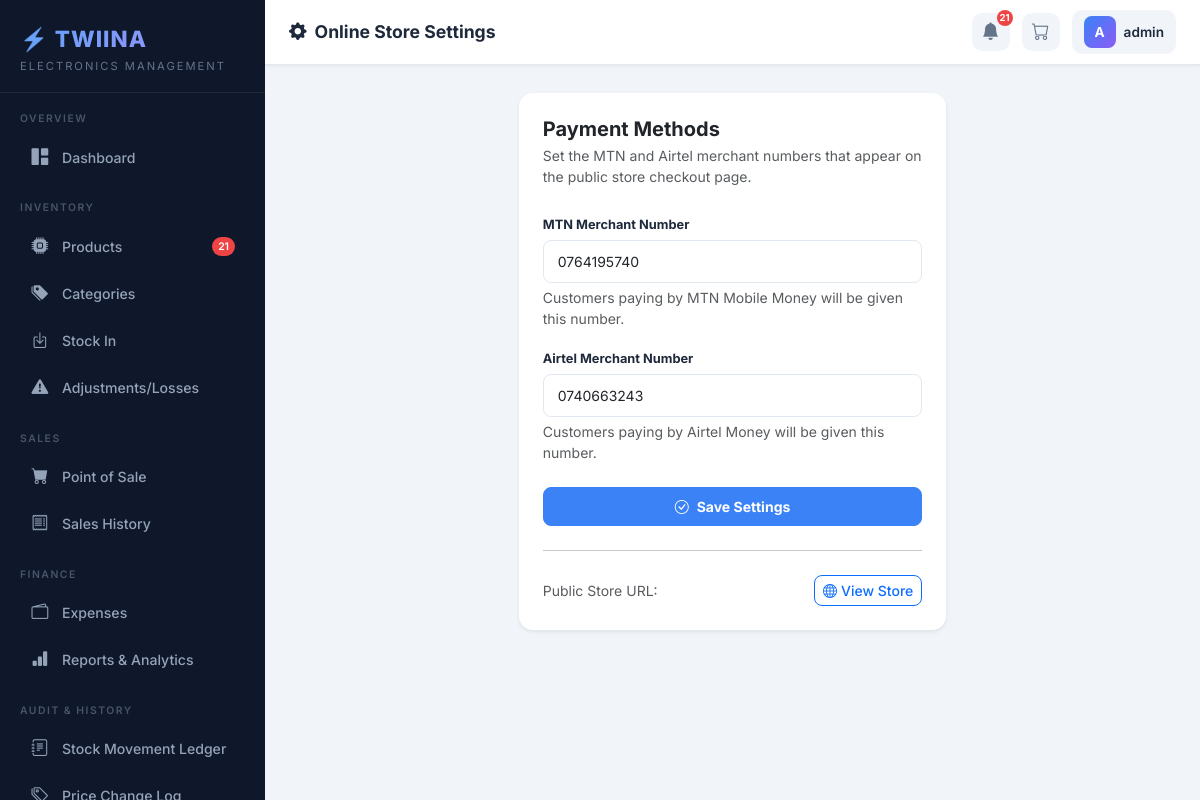
The page /store-settings/ (signed in) on the database its author committed.
### shop/models.py (models this page shows, shortened)
class StoreSettings(models.Model):
    mtn_merchant_number = models.CharField(max_length=20, blank=True, help_text="e.g. 077XXXXXXX")
    airtel_merchant_number = models.CharField(max_length=20, blank=True, help_text="e.g. 075XXXXXXX")
    updated_at = models.DateTimeField(auto_now=True)
    class Meta:
        verbose_name_plural = "Store Settings"

### shop/views.py (the view)
# urls.py: path('store-settings/', views.store_settings, name='store_settings'),
@admin_required
def store_settings(request):
    settings, created = StoreSettings.objects.get_or_create(id=1)
    form = StoreSettingsForm(request.POST or None, instance=settings)
    if request.method == 'POST' and form.is_valid():
        form.save()
        messages.success(request, 'Store payment settings updated.')
        return redirect('store_settings')
    return render(request, 'shop/store/settings.html', {'form': form, 'title': 'Store Settings'})

### shop/forms.py
class StoreSettingsForm(forms.ModelForm):
    class Meta:
        model = StoreSettings
        fields = ['mtn_merchant_number', 'airtel_merchant_number']
        widgets = {
            'mtn_merchant_number': forms.TextInput(attrs={'class': 'form-control', 'placeholder': 'e.g. 077XXXXXXX'}),
            'airtel_merchant_number': forms.TextInput(attrs={'class': 'form-control', 'placeholder': 'e.g. 075XXXXXXX'}),
        }

### shop/context_processors.py (called while the page is built)
def global_context(request):
    if request.user.is_authenticated:
        low_stock_count = Product.objects.filter(
            current_stock__lte=models_min_stock(), is_active=True
        ).count()
        today_sales = Sale.objects.filter(
            date__date=timezone.now().date()
        ).count()
        try:
            user_role = request.user.profile.role
        except Exception:
            user_role = 'ATTENDANT'
        return {
            'low_stock_count': low_stock_count,
            'today_sales_count': today_sales,
            'user_role': user_role,
        }
    return {}

def models_min_stock():
    from django.db.models import F
    return F('minimum_stock')

### shop/models.py (called while the page is built)
    def is_admin(self):
        return self.role == 'ADMIN'

### templates/shop/store/settings.html (shortened to what this page needs)
{% extends 'base.html' %}
{% block page_title %}<i class="bi bi-gear-fill me-2"></i>Online Store Settings{% endblock %}
{% block content %}
<div class="row justify-content-center">
  <div class="col-md-6">
    <div class="card shadow-sm border-0" style="border-radius: 14px;">
      <div class="card-body p-4">
        <h5 class="mb-1 fw-bold">Payment Methods</h5>
        <p class="text-muted mb-4 small">Set the MTN and Airtel merchant numbers that appear on the public store checkout page.</p>
        <form method="post">
          <div class="mb-3">
            <label class="form-label fw-bold">MTN Merchant Number</label>
            <input type="text" name="mtn_merchant_number" value="{{ form.mtn_merchant_number.value|default:'' }}" class="form-control" placeholder="e.g. 077XXXXXXX">
            <div class="form-text">Customers paying by MTN Mobile Money will be given this number.</div>
          </div>
          <div class="mb-4">
            <label class="form-label fw-bold">Airtel Merchant Number</label>
            <input type="text" name="airtel_merchant_number" value="{{ form.airtel_merchant_number.value|default:'' }}" class="form-control" placeholder="e.g. 075XXXXXXX">
            <div class="form-text">Customers paying by Airtel Money will be given this number.</div>
          </div>
          <div class="d-grid">
            <button type="submit" class="btn btn-primary py-2 fw-bold">
              <i class="bi bi-check-circle me-2"></i>Save Settings
            </button>
          </div>
        </form>
        <hr class="my-4">
        <div class="d-flex justify-content-between align-items-center">
          <span class="text-muted small">Public Store URL:</span>
          <a href="{% url 'store_home' %}" target="_blank" class="btn btn-sm btn-outline-primary">
            <i class="bi bi-globe me-1"></i>View Store
          </a>
        </div>
      </div>
    </div>
  </div>
</div>
{% endblock %}

### templates/base.html (shortened to what this page needs)
{% load shop_filters %}
<!DOCTYPE html>
<html lang="en">
<head>
  <link href="https://cdn.jsdelivr.net/npm/bootstrap@5.3.2/dist/css/bootstrap.min.css" rel="stylesheet"/>
  <link href="https://cdn.jsdelivr.net/npm/bootstrap-icons@1.11.3/font/bootstrap-icons.css" rel="stylesheet"/>
</head>
<body>
{% if user.is_authenticated %}
<div id="sidebar">
  <div class="sidebar-logo">
    <div class="brand-name">⚡ TWIINA</div>
    <div class="brand-sub">Electronics Management</div>
  </div>
  {% if user_role == 'ADMIN' %}
  <div class="nav-section-label">Overview</div>
  <nav class="sidebar-nav">
    <a href="{% url 'dashboard' %}" class="{% if request.resolver_match.url_name == 'dashboard' %}active{% endif %}">
      <i class="bi bi-grid-1x2-fill"></i> Dashboard
    </a>
  </nav>
  <div class="nav-section-label">Inventory</div>
  <nav class="sidebar-nav">
    <a href="{% url 'product_list' %}" class="{% if 'product' in request.resolver_match.url_name %}active{% endif %}">
      <i class="bi bi-cpu-fill"></i> Products
      {% if low_stock_count > 0 %}<span class="badge-dot">{{ low_stock_count }}</span>{% endif %}
    </a>
    <a href="{% url 'category_list' %}" class="{% if 'category' in request.resolver_match.url_name %}active{% endif %}">
      <i class="bi bi-tags-fill"></i> Categories
    </a>
    <a href="{% url 'stock_in_list' %}" class="{% if 'stock_in' in request.resolver_match.url_name %}active{% endif %}">
      <i class="bi bi-box-arrow-in-down"></i> Stock In
    </a>
    <a href="{% url 'adjustment_list' %}" class="{% if 'adjustment' in request.resolver_match.url_name %}active{% endif %}">
      <i class="bi bi-exclamation-triangle-fill"></i> Adjustments/Losses
    </a>
  </nav>
  <div class="nav-section-label">Sales</div>
  <nav class="sidebar-nav">
    <a href="{% url 'pos' %}" class="{% if request.resolver_match.url_name == 'pos' %}active{% endif %}">
      <i class="bi bi-cart-fill"></i> Point of Sale
    </a>
    <a href="{% url 'sale_list' %}" class="{% if 'sale' in request.resolver_match.url_name and request.resolver_match.url_name != 'pos' %}active{% endif %}">
      <i class="bi bi-receipt"></i> Sales History
    </a>
  </nav>
  <div class="nav-section-label">Finance</div>
  <nav class="sidebar-nav">
    <a href="{% url 'expense_list' %}" class="{% if 'expense' in request.resolver_match.url_name %}active{% endif %}">
      <i class="bi bi-wallet2"></i> Expenses
    </a>
    <a href="{% url 'reports' %}" class="{% if request.resolver_match.url_name == 'reports' %}active{% endif %}">
      <i class="bi bi-bar-chart-fill"></i> Reports & Analytics
    </a>
  </nav>
  <div class="nav-section-label">Audit & History</div>
  <nav class="sidebar-nav">
    <a href="{% url 'stock_history' %}" class="{% if request.resolver_match.url_name == 'stock_history' %}active{% endif %}">
      <i class="bi bi-journal-text"></i> Stock Movement Ledger
    </a>
    <a href="{% url 'price_history' %}" class="{% if request.resolver_match.url_name == 'price_history' %}active{% endif %}">
      <i class="bi bi-tags"></i> Price Change Log
    </a>
  </nav>
  {% endif %}
</div>
<div id="topbar">
  <span class="page-title">{% block page_title %}Dashboard{% endblock %}</span>
  <div class="topbar-right">
    {% if low_stock_count > 0 %}
    <a href="{% url 'product_list' %}?stock=low" class="topbar-icon-btn" title="Low Stock Alert">
      <i class="bi bi-bell-fill"></i>
      <span class="notif-badge">{{ low_stock_count }}</span>
    </a>
    {% endif %}
    <a href="{% url 'pos' %}" class="topbar-icon-btn" title="Point of Sale">
      <i class="bi bi-cart"></i>
    </a>
    <div class="topbar-user">
      <div class="avatar">{{ user.username|first|upper }}</div>
      <span class="u-name">{{ user.get_full_name|default:user.username }}</span>
    </div>
  </div>
</div>
<div id="main-content">
  {% block content %}{% endblock %}
</div>
{% else %}
{% block auth_content %}{% endblock %}
{% endif %}
</body>
</html>

### templates/base.html (style rules this page uses)
:root { --sidebar-width: 265px; --sidebar-bg: #0f172a; --sidebar-hover: #1e293b; --sidebar-active: #1d4ed8; --accent: #3b82f6; --accent-light: #60a5fa; --success: #10b981; --warning: #f59e0b; --danger: #ef4444; --purple: #8b5cf6; --topbar-h: 65px; --body-bg: #f1f5f9; --card-bg: #ffffff; --text-dark: #1e293b; --text-muted: #64748b; --border: #e2e8f0; }
* { font-family: 'Inter', sans-serif; box-sizing: border-box; }
body { background: var(--body-bg); margin: 0; }
#sidebar { position: fixed; top: 0; left: 0; width: var(--sidebar-width); height: 100vh; background: var(--sidebar-bg); display: flex; flex-direction: column; z-index: 1000; transition: transform 0.3s ease; overflow-y: auto; }
.sidebar-logo { padding: 22px 20px 18px; border-bottom: 1px solid rgba(255,255,255,0.08); }
.sidebar-logo .brand-name { font-size: 1.4rem; font-weight: 800; background: linear-gradient(135deg, #60a5fa, #a78bfa); -webkit-background-clip: text; -webkit-text-fill-color: transparent; letter-spacing: 1px; }
.sidebar-logo .brand-sub { font-size: 0.7rem; color: #64748b; letter-spacing: 2px; text-transform: uppercase; margin-top: 2px; }
.nav-section-label { padding: 18px 20px 6px; font-size: 0.65rem; font-weight: 600; color: #475569; text-transform: uppercase; letter-spacing: 1.5px; }
.sidebar-nav a { display: flex; align-items: center; gap: 12px; padding: 10px 20px; color: #94a3b8; text-decoration: none; font-size: 0.88rem; font-weight: 500; border-radius: 8px; margin: 2px 10px; transition: all 0.2s ease; position: relative; }
.sidebar-nav a i { font-size: 1.05rem; width: 20px; text-align: center; }
.sidebar-nav a .badge-dot { margin-left: auto; background: var(--danger); color: #fff; font-size: 0.65rem; padding: 2px 6px; border-radius: 10px; font-weight: 600; }
#topbar { position: fixed; top: 0; left: var(--sidebar-width); right: 0; height: var(--topbar-h); background: #fff; border-bottom: 1px solid var(--border); display: flex; align-items: center; padding: 0 24px; gap: 16px; z-index: 900; box-shadow: 0 1px 4px rgba(0,0,0,0.06); }
#topbar .page-title { font-size: 1.1rem; font-weight: 700; color: var(--text-dark); }
#topbar .topbar-right { margin-left: auto; display: flex; align-items: center; gap: 12px; }
.topbar-icon-btn { width: 38px; height: 38px; border-radius: 10px; display: flex; align-items: center; justify-content: center; background: var(--body-bg); color: var(--text-muted); border: none; cursor: pointer; text-decoration: none; transition: all 0.2s; font-size: 1.1rem; position: relative; }
.topbar-icon-btn .notif-badge { position: absolute; top: -3px; right: -3px; width: 16px; height: 16px; background: var(--danger); border-radius: 50%; font-size: 0.6rem; color: #fff; display: flex; align-items: center; justify-content: center; font-weight: 700; }
.topbar-user { display: flex; align-items: center; gap: 8px; background: var(--body-bg); padding: 6px 12px; border-radius: 10px; cursor: pointer; }
.topbar-user .avatar { width: 32px; height: 32px; border-radius: 8px; background: linear-gradient(135deg, #3b82f6, #8b5cf6); display: flex; align-items: center; justify-content: center; color: #fff; font-weight: 700; font-size: 0.85rem; }
.topbar-user .u-name { font-size: 0.85rem; font-weight: 600; color: var(--text-dark); }
#main-content { margin-left: var(--sidebar-width); margin-top: var(--topbar-h); padding: 28px; min-height: calc(100vh - var(--topbar-h)); }
.card { border: 1px solid var(--border); border-radius: 14px; box-shadow: 0 1px 6px rgba(0,0,0,0.06); background: var(--card-bg); }
.btn-primary { background: var(--accent); border-color: var(--accent); font-weight: 600; }
.btn { border-radius: 8px; font-weight: 500; font-size: 0.875rem; }
.form-control, .form-select { border-radius: 8px; border-color: var(--border); font-size: 0.875rem; padding: 10px 14px; }
.form-label { font-weight: 600; font-size: 0.8rem; color: var(--text-dark); margin-bottom: 6px; }
.stat-card, .card { animation: fadeIn 0.4s ease; }

### rows shown on the page
StoreSettings: mtn_merchant_number "0764195740", airtel_merchant_number "0740663243"

### other values the page prints
{{ low_stock_count }} "21"
{{ user.username|first|upper }} "A"
{{ user.get_full_name|default:user.username }} "admin"
